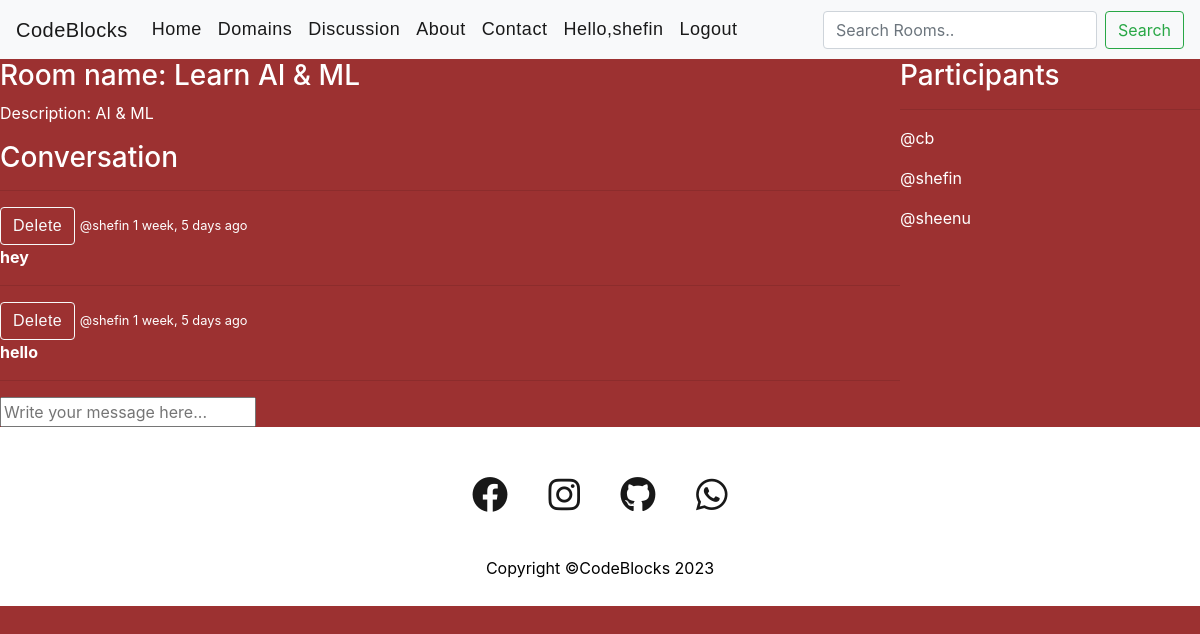
Page /room/7/ (signed in) on the committed database.
### cbapp/models.py (models this page shows, shortened)
class Room(models.Model):
    host = models.ForeignKey(User,on_delete=models.SET_NULL,null=True)
    topic = models.ForeignKey(Topic,on_delete=models.SET_NULL,null=True)
    name = models.CharField(max_length=200)
    desc = models.TextField(null=True , blank=True)
    participants = models.ManyToManyField(User,related_name='participants', blank=True)
    updated = models.DateTimeField(auto_now=True)
    created = models.DateTimeField(auto_now_add=True)
    class Meta:
        ordering=['-updated' , '-created']

class Message(models.Model):
    user = models.ForeignKey(User, on_delete=models.CASCADE)
    room = models.ForeignKey(Room, on_delete=models.CASCADE)
    body = models.TextField()
    updated = models.DateTimeField(auto_now=True)
    created = models.DateTimeField(auto_now_add=True)
    class Meta:
        ordering=['-updated' , '-created']

### cbapp/views.py (the view, shortened to what this page needs)
# urls.py: path('room/<str:pk>/',views.room,name='room'),
@login_required(login_url='login')
def room(request,pk):
    room = Room.objects.get(id=pk)
    room_messages = room.message_set.all()
    participants = room.participants.all()
    context = {'room':room,'room_messages':room_messages,'participants':participants}
    return render(request,"cbapp/room.html",context)

### cbapp/templates/cbapp/room.html (shortened to what this page needs)
{% extends 'base.html' %}
{%  block content %}
<div class="room-container">
        <div>
            <h3>Room name: {{room.name}}</h3>
            <p>Description: {{room.desc}}</p>
            <div class="comment-wrapper">
                <h3>Conversation</h3>
                <hr>
            {% for message in room_messages %}
                <div>
                    {% if request.user == message.user %}
                    <a class="btn btn-outline-light" href="{% url 'delete-message' message.id %}">Delete</a>
                    {% endif %}
                    <small>@{{message.user}}  {{message.created | timesince}} ago</small>
                    <p><strong>{{message.body}}</strong></p>
                    <hr>
                </div>
                {% endfor %}
            </div>
            {% if user.is_authenticated %}
            <div class="comment-form">
                <form action="" method="post">
                    <input type="text" name="body" placeholder="Write your message here...">
                </form>
            </div>
            {% endif %}
    </div>
    <div>
        <h3>Participants</h3>
        <hr>
        {% for p in participants %}
        <div>
            <p>@{{p.username}}</p>
        </div>
        {% endfor %}
    </div>
</div>
{% endblock %}

### templates/navbar.html (shortened to what this page needs)
 <nav class="navbar navbar-expand-lg navbar-light bg-light">
    <a class="navbar-brand" href="{% url 'home' %}" class="logo">CodeBlocks</a>
    <div class="collapse navbar-collapse" id="navbarSupportedContent">
      <ul class="navbar-nav mr-auto">
        <li class="nav-item active">
          <a id="nav-link" class="nav-link" href="{% url 'home' %}">Home <span class="sr-only">(current)</span></a>
        </li>
        <li class="nav-item active">
          <a id="nav-link" class="nav-link" href="#domains">Domains <span class="sr-only">(current)</span></a>
        </li>
        <li class="nav-item active">
          <a id="nav-link" class="nav-link" href="#discussion">Discussion<span class="sr-only">(current)</span></a>
        </li>
        <li class="nav-item active">
          <a id="nav-link" class="nav-link" href="#about">About</a>
        </li>
        <li class="nav-item active">
          <a id="nav-link" class="nav-link" href="#contact">Contact</a>
        </li>
        {% if user.is_authenticated %}
        <li class="nav-item active ">
          <a id="nav-link" class="nav-link" href="">Hello,{{user.username}}</a>
        </li>
        <li class="nav-item active">
          <a id="nav-link" class="nav-link" href="{% url 'logout' %}">Logout</a>
        </li>
        {% endif %}
      </ul>
      <form  method="GET" action="{% url 'home' %}" class="form-inline my-2 my-lg-0">
         <input class="form-control mr-sm-2" type="search" name="q" placeholder="Search Rooms.." aria-label="Search">
        <button class="btn btn-outline-success my-2 my-sm-0" type="submit">Search</button>
      </form>
    </div>
  </nav>

### static/css/main.css (style rules this page uses)
#body-bg { background-color: rgb(156, 49, 49); color: white; }
a { position: relative; font-family:'Poppins',sans-serif; font-size: 18px; letter-spacing: 0.5px; }
#nav-link:after { content: ""; position: absolute; background-color: rgb(13, 13, 14); height: 3px; width: 100; left: 0; bottom: 5px; transition: 0.3s; }

### cbapp/templates/cbapp/room.html (style rules this page uses)
.room-container { display: grid; grid-template-columns: 3fr 1fr ; }

### rows in the picture
Room: name "Learn AI & ML", desc "AI & ML"
Message: shows "Delete", user "shefin", created "1 week, 5 days", body "hey"
Message: shows "Delete", user "shefin", created "1 week, 5 days", body "hello"

### other values in the picture
{{ user.username }} "shefin"
{{ p.username }} "cb"
{{ p.username }} "shefin"
{{ p.username }} "sheenu"
